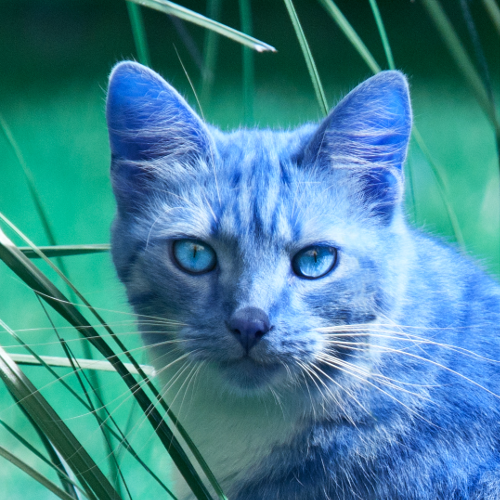
#> input picture images/cat.png, 500 x 500 px, found by its file name
$ jupyter execute read_display.ipynb
#> lines starting #> are read from the running program, lines starting #| are printed output that depends on the picture
# Importing OpenCV

[cell 1]
import cv2

[cell 2]
cv2.imread('cat.png', cv2.IMREAD_COLOR_RGB)

# Importing Matplotlib

[cell 3]
import matplotlib.image as mpimage
import matplotlib.pyplot as plt

[cell 4]
img = mpimage.imread('cat.png')
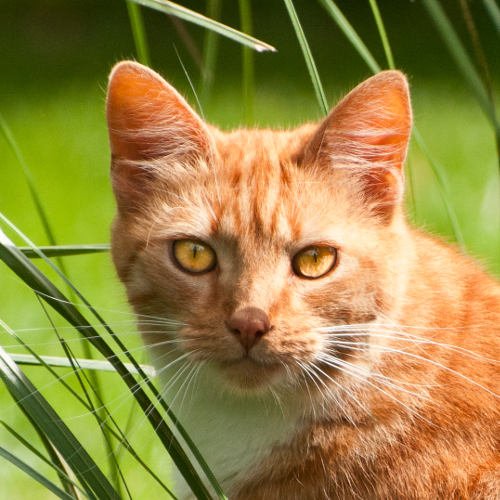
#> img: shape (500, 500, 4) float32; mean R, G, B, A 0.589, 0.524, 0.259, 1

plt.imshow(img)
plt.axis('off')
plt.show()

# Sci-Kit Import

[cell 5]
from skimage import io

[cell 6]
image = io.imread('cat.png')

io.imshow(image)
io.show()

Image IO Import

[cell 7]
import imageio.v3 as iio

[cell 8]
image = iio.imread('cat.png')
print(image.shape)
#| (500, 500, 4)
